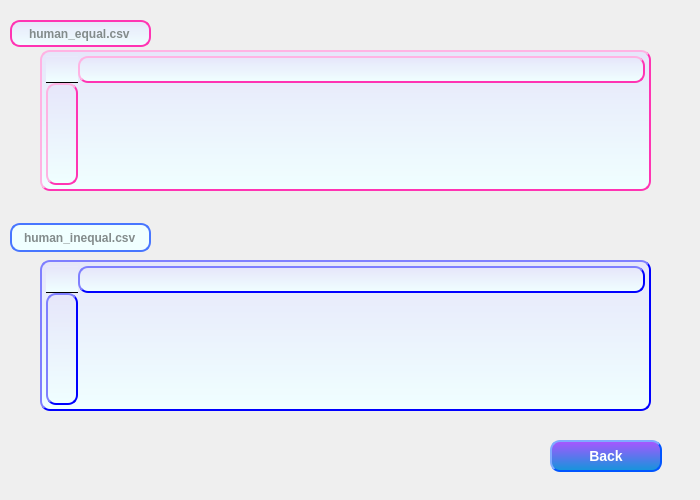
<?xml version="1.0" encoding="UTF-8"?>
<ui version="4.0">
 <class>HumanResultPage</class>
 <widget class="QWidget" name="HumanResultPage">
  <property name="geometry">
   <rect>
    <x>0</x>
    <y>0</y>
    <width>700</width>
    <height>500</height>
   </rect>
  </property>
  <property name="windowTitle">
   <string>Form</string>
  </property>
  <widget class="QTableWidget" name="eq">
   <property name="geometry">
    <rect>
     <x>40</x>
     <y>50</y>
     <width>611</width>
     <height>141</height>
    </rect>
   </property>
   <property name="styleSheet">
    <string notr="true">color:#838B8B; /*文字颜色*/
    background-color:qlineargradient(x1: 0, y1: 0, x2: 0, y2: 1, stop:0 #E6E6FA, stop: 1 #F0FFFF);
    border-style:outset; /*边框风格*/
    border-width:2px;/*边框宽度*/
    border-color:#FF34B3; /*边框颜色*/
    border-radius:10px; /*边框倒角*/
    font:bold 9px; /*字体*/
    font-family: Segoe UI;
    min-width:20px;/*控件最小宽度*/
    min-height:15px;/*控件最小高度*/
    padding:4px;/*内边距*/
</string>
   </property>
  </widget>
  <widget class="QPushButton" name="CloseBtn">
   <property name="geometry">
    <rect>
     <x>550</x>
     <y>440</y>
     <width>112</width>
     <height>32</height>
    </rect>
   </property>
   <property name="styleSheet">
    <string notr="true">QPushButton
{
    color:#ffffff; /*文字颜色*/
    background-color:qlineargradient(x1: 0, y1: 0, x2: 0, y2: 1, stop:0 #aa55ff, stop: 1 #1296db);/*背景色*/
    border-style:outset; /*边框风格*/
    border-width:2px;/*边框宽度*/
    border-color:#0055ff; /*边框颜色*/
    border-radius:10px; /*边框倒角*/
    font:bold 14px; /*字体*/
    font-family: Segoe UI;
    min-width:100px;/*控件最小宽度*/
    min-height:20px;/*控件最小高度*/
    padding:4px;/*内边距*/
}
QPushButton:hover
{
    color:#ffffff; /*文字颜色*/
    background-color:qlineargradient(x1: 0, y1: 0, x2: 0, y2: 1, stop:0 #ff55ff, stop: 1 #1296db);/*背景色*/
    border-style:outset; /*边框风格*/
    border-width:2px;/*边框宽度*/
    border-color:#0055ff; /*边框颜色*/
    border-radius:10px; /*边框倒角*/
    font:bold 14px; /*字体*/
    font-family: Segoe UI;
    min-width:100px;/*控件最小宽度*/
    min-height:20px;/*控件最小高度*/
    padding:4px;/*内边距*/
}
QPushButton:pressed
{
    color:#ffffff; /*文字颜色*/
    background-color:qlineargradient(x1: 0, y1: 0, x2: 0, y2: 1, stop:0 #ff55ff, stop: 1 #aa00ff);/*背景色*/
    border-style:outset; /*边框风格*/
    border-width:2px;/*边框宽度*/
    border-color:#0055ff; /*边框颜色*/
    border-radius:10px; /*边框倒角*/
    font:bold 14px; /*字体*/
    font-family: Segoe UI;
    min-width:100px;/*控件最小宽度*/
    min-height:20px;/*控件最小高度*/
    padding:4px;/*内边距*/
}</string>
   </property>
   <property name="text">
    <string>Back</string>
   </property>
  </widget>
  <widget class="QLineEdit" name="lineEdit_2">
   <property name="geometry">
    <rect>
     <x>10</x>
     <y>20</y>
     <width>141</width>
     <height>27</height>
    </rect>
   </property>
   <property name="styleSheet">
    <string notr="true">color:#838B8B; /*文字颜色*/
    background-color:qlineargradient(x1: 0, y1: 0, x2: 0, y2: 1, stop:0 #E6E6FA, stop: 1 #F0FFFF);
    border-style:solid; /*边框风格*/
    border-width:2px;/*边框宽度*/
    border-color:#FF34B3; /*边框颜色*/
    border-radius:10px; /*边框倒角*/
    font:bold 12px; /*字体*/
    font-family: Segoe UI;
    min-width:20px;/*控件最小宽度*/
    min-height:15px;/*控件最小高度*/
    padding:4px;/*内边距*/
</string>
   </property>
   <property name="text">
    <string>human_equal.csv</string>
   </property>
   <property name="alignment">
    <set>Qt::AlignCenter</set>
   </property>
  </widget>
  <widget class="QTableWidget" name="neq">
   <property name="geometry">
    <rect>
     <x>40</x>
     <y>260</y>
     <width>611</width>
     <height>151</height>
    </rect>
   </property>
   <property name="styleSheet">
    <string notr="true">color:#838B8B; /*文字颜色*/
    background-color: qlineargradient(x1: 0, y1: 0, x2: 0, y2: 1, stop:0 #E6E6FA, stop: 1 #F0FFFF);
    border-style:outset; /*边框风格*/
    border-width:2px;/*边框宽度*/
    border-color:#0000FF; /*边框颜色*/
    border-radius:10px; /*边框倒角*/
    font:bold 9px; /*字体*/
    font-family: Segoe UI;
    min-width:20px;/*控件最小宽度*/
    min-height:15px;/*控件最小高度*/
    padding:4px;/*内边距*/
</string>
   </property>
  </widget>
  <widget class="QLineEdit" name="lineEdit">
   <property name="geometry">
    <rect>
     <x>10</x>
     <y>223</y>
     <width>141</width>
     <height>29</height>
    </rect>
   </property>
   <property name="styleSheet">
    <string notr="true">color:#838B8B; /*文字颜色*/
    background-color: #F0FFFF;
    border-style:solid; /*边框风格*/
    border-width:2px;/*边框宽度*/
    border-color:#4876FF; /*边框颜色*/
    border-radius:10px; /*边框倒角*/
    font:bold 12px; /*字体*/
    font-family: Segoe UI;
    min-width:30px;/*控件最小宽度*/
    min-height:15px;/*控件最小高度*/
    padding:4px;/*内边距*/
</string>
   </property>
   <property name="text">
    <string>human_inequal.csv</string>
   </property>
   <property name="alignment">
    <set>Qt::AlignCenter</set>
   </property>
  </widget>
 </widget>
 <resources/>
 <connections/>
</ui>
